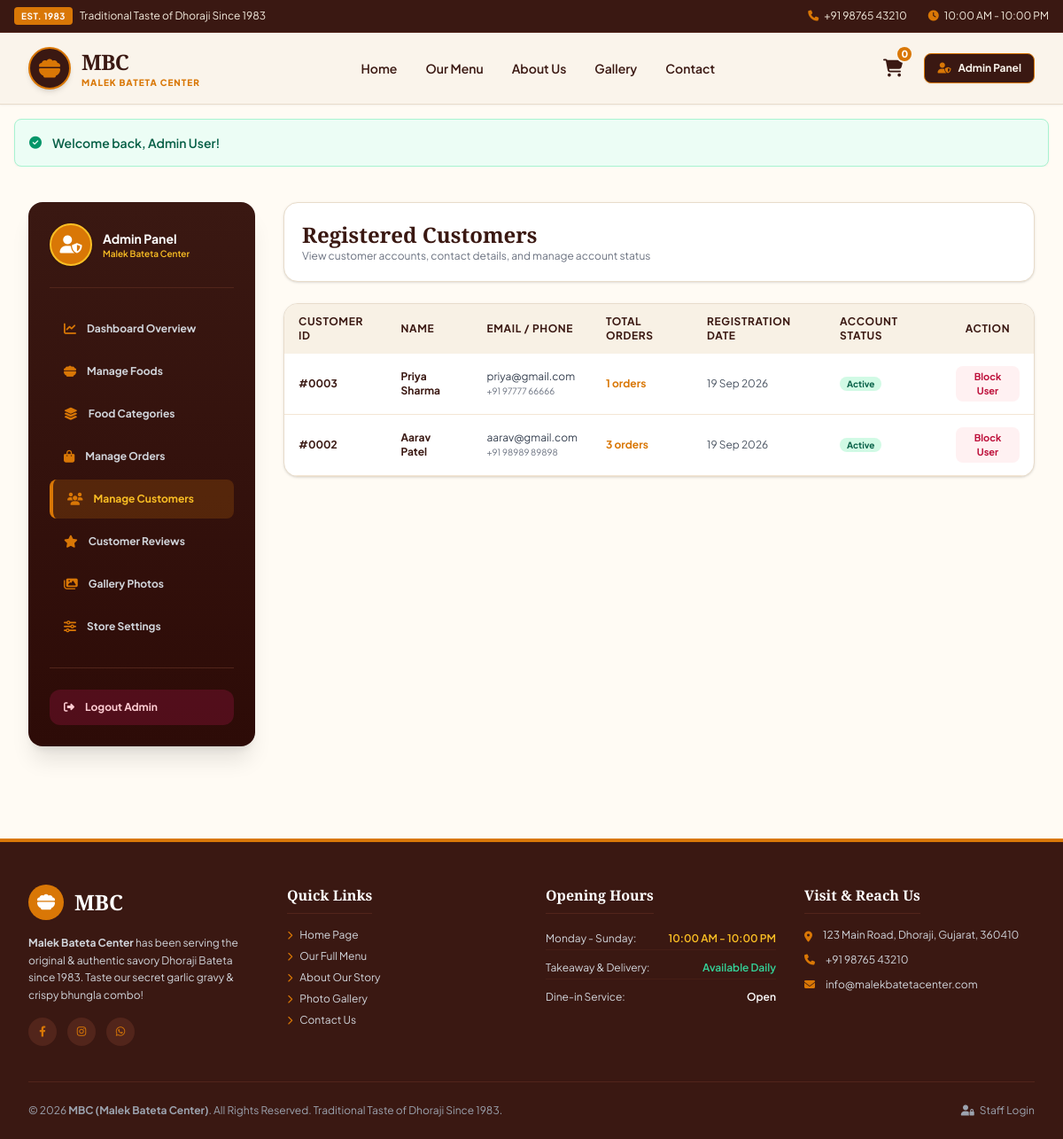
The page /admin/customers.php (signed in) on the database its author committed.
### tables this page shows
CREATE TABLE IF NOT EXISTS `users` (
  `id` INT AUTO_INCREMENT PRIMARY KEY,
  `name` VARCHAR(100) NOT NULL,
  `email` VARCHAR(100) NOT NULL UNIQUE,
  `phone` VARCHAR(20) NOT NULL,
  `password` VARCHAR(255) NOT NULL,
  `role` ENUM('admin', 'customer') NOT NULL DEFAULT 'customer',
  `address` TEXT DEFAULT NULL,
  `status` ENUM('active', 'blocked') NOT NULL DEFAULT 'active',
  `created_at` TIMESTAMP DEFAULT CURRENT_TIMESTAMP
);

### config/helpers.php (called while the page is built, shortened)
<?php
function baseUrl($path = '') {
    $protocol = isset($_SERVER['HTTPS']) && $_SERVER['HTTPS'] === 'on' ? 'https' : 'http';
    $host = $_SERVER['HTTP_HOST'] ?? 'localhost:8000';
    $scriptDir = dirname($_SERVER['SCRIPT_NAME']);
    $base = rtrim($protocol . "://" . $host . rtrim(str_replace('\\', '/', $scriptDir), '/'), '/');
    if (strpos($_SERVER['SCRIPT_NAME'], '/admin') !== false) {
        $base = dirname($base);
    } elseif (strpos($_SERVER['SCRIPT_NAME'], '/customer') !== false) {
        $base = dirname($base);
    }
    return rtrim($base, '/') . '/' . ltrim($path, '/');
}

### admin/customers.php (the view, shortened to what this page needs)
<?php
require_once __DIR__ . '/../config/helpers.php';
$db = getDB();
$customers = $db->query("SELECT u.*, COUNT(o.id) AS total_orders FROM users u LEFT JOIN orders o ON u.id = o.user_id WHERE u.role = 'customer' GROUP BY u.id ORDER BY u.id DESC")->fetchAll();
require_once __DIR__ . '/../includes/header.php';
?>
<section class="py-10 bg-[#FFFBF4]">
    <div class="max-w-7xl mx-auto px-4 sm:px-6 lg:px-8">
        <div class="flex flex-col lg:flex-row gap-8">
            <?php require_once __DIR__ . '/includes/sidebar.php'; ?>
            <div class="flex-grow space-y-6">
                <div class="mbc-card p-5 bg-white rounded-2xl border border-[#E8DCCB] shadow">
                    <h2 class="font-serif-heading font-extrabold text-2xl text-[#3A1812]">Registered Customers</h2>
                    <p class="text-xs text-gray-500">View customer accounts, contact details, and manage account status</p>
                </div>
                <div class="mbc-card bg-white rounded-2xl border border-[#E8DCCB] shadow overflow-hidden">
                    <table class="w-full text-left mbc-table text-xs">
                        <thead>
                            <tr>
                                <th>Customer ID</th>
                                <th>Name</th>
                                <th>Email / Phone</th>
                                <th>Total Orders</th>
                                <th>Registration Date</th>
                                <th>Account Status</th>
                                <th class="text-center">Action</th>
                            </tr>
                        </thead>
                        <tbody>
                            <?php foreach ($customers as $cust): ?>
                                <tr>
                                    <td class="font-bold text-[#3A1812]">#<?php echo sprintf("%04d", $cust['id']); ?></td>
                                    <td><strong class="text-[#3A1812]"><?php echo htmlspecialchars($cust['name']); ?></strong></td>
                                    <td>
                                        <span class="block text-gray-700"><?php echo htmlspecialchars($cust['email']); ?></span>
                                        <span class="text-[10px] text-gray-500"><?php echo htmlspecialchars($cust['phone']); ?></span>
                                    </td>
                                    <td class="font-bold text-[#D97706]"><?php echo $cust['total_orders']; ?> orders</td>
                                    <td class="text-gray-600"><?php echo date('d M Y', strtotime($cust['created_at'])); ?></td>
                                    <td>
                                        <span class="px-2 py-0.5 text-[10px] font-bold rounded-full <?php echo $cust['status'] === 'active' ? 'bg-emerald-100 text-emerald-800' : 'bg-rose-100 text-rose-800'; ?>">
                                            <?php echo ucfirst($cust['status']); ?>
                                        </span>
                                    </td>
                                    <td class="text-center">
                                        <form action="<?php echo baseUrl('admin/customers.php'); ?>" method="POST" class="inline">
                                            <button type="submit" class="px-3 py-1 text-[11px] font-bold rounded-lg <?php echo $cust['status'] === 'active' ? 'bg-rose-50 text-rose-700 hover:bg-rose-100' : 'bg-emerald-50 text-emerald-700 hover:bg-emerald-100'; ?>">
                                                <?php echo $cust['status'] === 'active' ? 'Block User' : 'Unblock'; ?>
                                            </button>
                                        </form>
                                    </td>
                                </tr>
                            <?php endforeach; ?>
                        </tbody>
                    </table>
                </div>
            </div>
        </div>
    </div>
</section>
<?php require_once __DIR__ . '/../includes/footer.php'; ?>

### assets/css/style.css (style rules this page uses)
:root { --mbc-dark-brown: #3A1812; --mbc-deep-red: #2D0B07; --mbc-cream-bg: #FFFBF4; --mbc-cream-card: #FAF4EB; --mbc-amber-primary: #D97706; --mbc-amber-hover: #B45309; --mbc-orange-accent: #E65100; --mbc-text-dark: #2A1712; --mbc-border: #E8DCCB; }
body { font-family: 'Plus Jakarta Sans', sans-serif; background-color: var(--mbc-cream-bg); color: var(--mbc-text-dark); }
.font-serif-heading { font-family: 'Playfair Display', Georgia, serif; }
.mbc-card { background-color: #FFFFFF; border: 1px solid var(--mbc-border); border-radius: 0.75rem; box-shadow: 0 4px 6px -1px rgba(58, 24, 18, 0.04), 0 2px 4px -1px rgba(58, 24, 18, 0.02); }
.mbc-table th { background-color: #F8F1E5; color: var(--mbc-dark-brown); font-weight: 700; text-transform: uppercase; font-size: 0.75rem; letter-spacing: 0.05em; padding: 0.75rem 1rem; }
.mbc-table td { padding: 0.875rem 1rem; border-bottom: 1px solid #F3E6D5; }

### rows shown on the page
users: id "0003", name "Priya Sharma", email "priya@gmail.com", phone "+91 97777 66666", total_orders "1", created_at "19 Sep 2026", status "Active", shows "Block User"
users: id "0002", name "Aarav Patel", email "aarav@gmail.com", phone "+91 98989 89898", total_orders "3", created_at "19 Sep 2026", status "Active", shows "Block User"

### other values the page prints
$cartCount "0"
$flash['message'] "Welcome back, Admin User!"
